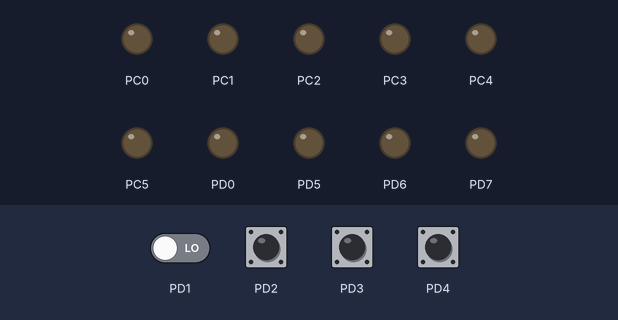
A program run on a simulated ATmega328P, built with avr-gcc and emulated at 8 MHz. Parts: output pins drawn as LEDs (lit = HIGH). Dashed ring = blinking. The inputs (shaded band) are chosen by the test bench; at power-on: PD2–4 HIGH, PD1 LOW.

Above: at 1.2 s.
1.3 s: PD3 pulled LOW for 0.15 s
At 1.8 s:
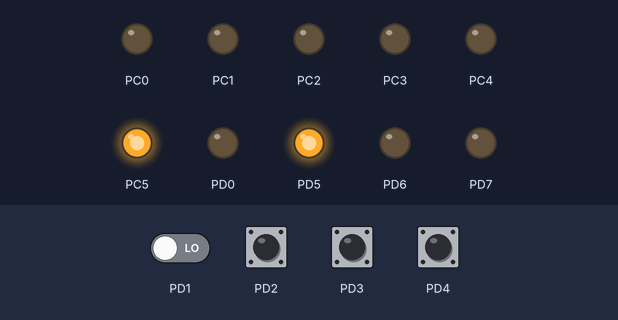
2.9 s: PD4 pulled LOW for 0.15 s
At 3.12 s:
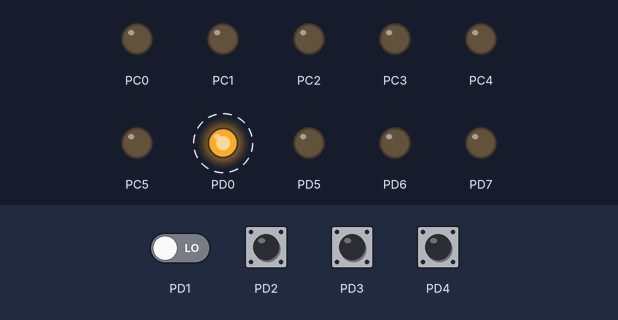
5.3 s: PD3 pulled LOW for 1 s
At 6.1 s:
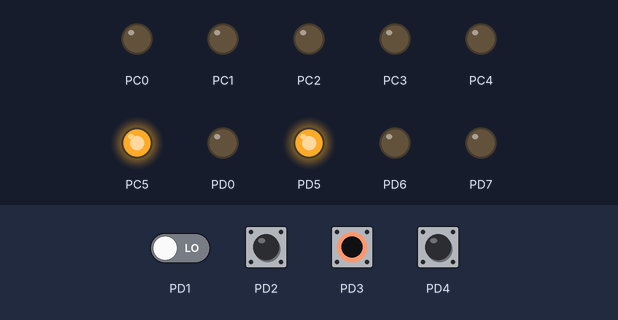
7.8 s: PD3 pulled LOW for 0.15 s
At 9.1 s:
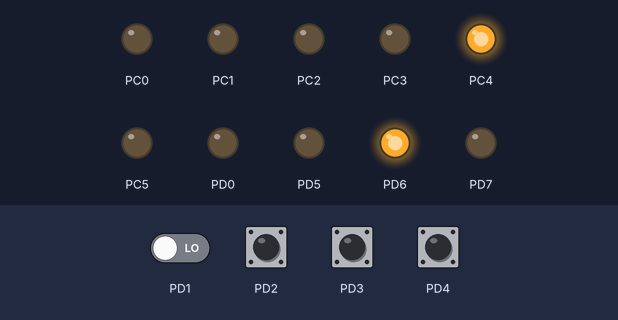
9.4 s: PD3 pulled LOW for 0.15 s
At 10.4 s:
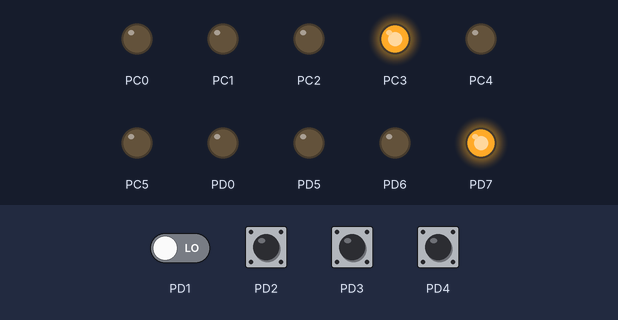
11.0 s: PD4 pulled LOW for 1 s
At 12.5 s:
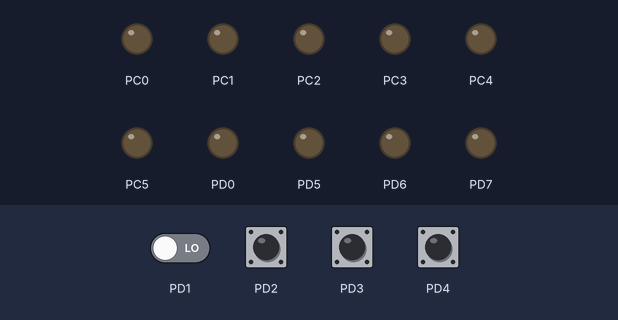
Timing chart, 0 to 14.0 s (numbered marks = the images above; inputs shaded):
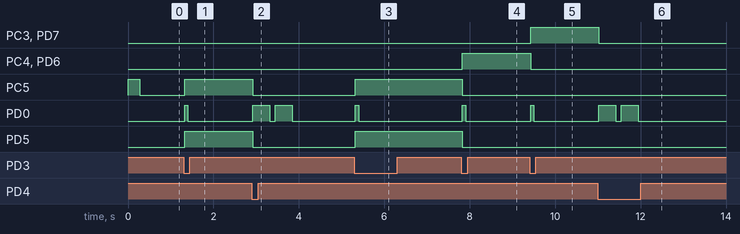

The program:

main.c
```c
#include <avr/interrupt.h>
#include <avr/io.h>
#include <stdbool.h>
#include <stdint.h>

#include "config.h"
#include "gpio.h"
#include "ir.h"

/*
 * AC400 firmware:
 * - Relays: active-high
 * - Buttons: active-low with internal pullups
 */

#define BUZZER_SHORT_MS 80
#define BUZZER_LONG_MS 400
#define BUZZER_GAP_MS 120

/* Timer0: 1ms system tick */
#define TIMER0_PRESCALE 64UL
#define TIMER0_OCR ((F_CPU / TIMER0_PRESCALE / 1000UL) - 1U)

#define IR_CMD_ON 0x30
#define IR_CMD_OFF 0x90
#define IR_CMD_TIME 0xA0

typedef enum { SPEED_OFF = 0, SPEED_LOW, SPEED_MID, SPEED_HIGH } speed_t;

typedef struct {
  uint8_t integrator;
  bool pressed;
} debounce_t;

static volatile uint32_t g_ms = 0;

static speed_t g_speed = SPEED_OFF;
static uint8_t g_timer_sel_hours = 0; /* 0,1,2,4 */
static uint32_t g_timer_seconds_remaining = 0;

static uint32_t g_buzzer_next_ms = 0;
static uint8_t g_buzzer_state = 0;
static uint8_t g_buzzer_beeps_remaining = 0;
static uint16_t g_buzzer_on_ms = 0;
static uint16_t g_buzzer_off_ms = 0;
static uint8_t g_buzzer_followup_shorts = 0;

static void buzzer_set(uint8_t on) { gpio_write(BUZZER_PIN, on ? 1 : 0); }

static void buzzer_start(uint8_t beeps, uint16_t on_ms, uint16_t off_ms) {
  if (beeps == 0)
    return;
  uint32_t now_ms;
  uint8_t sreg = SREG;
  cli();
  now_ms = g_ms;
  SREG = sreg;

  g_buzzer_followup_shorts = 0;
  g_buzzer_beeps_remaining = beeps;
  g_buzzer_on_ms = on_ms;
  g_buzzer_off_ms = off_ms;
  g_buzzer_state = 1;
  buzzer_set(1);
  g_buzzer_next_ms = now_ms + on_ms;
}

static void buzzer_start_timer(uint8_t shorts) {
  if (shorts == 0)
    return;
  buzzer_start(1, BUZZER_LONG_MS, BUZZER_GAP_MS);
  g_buzzer_followup_shorts = shorts;
}

static void buzzer_update(uint32_t now_ms) {
  if (g_buzzer_state == 0)
    return;
  if ((int32_t)(now_ms - g_buzzer_next_ms) < 0)
    return;

  if (g_buzzer_state == 1) {
    buzzer_set(0);
    g_buzzer_state = 2;
    g_buzzer_next_ms = now_ms + g_buzzer_off_ms;
  } else {
    if (g_buzzer_beeps_remaining > 1) {
      g_buzzer_beeps_remaining--;
      g_buzzer_state = 1;
      buzzer_set(1);
      g_buzzer_next_ms = now_ms + g_buzzer_on_ms;
    } else {
      g_buzzer_state = 0;
      g_buzzer_beeps_remaining = 0;
      if (g_buzzer_followup_shorts > 0) {
        uint8_t shorts = g_buzzer_followup_shorts;
        g_buzzer_followup_shorts = 0;
        buzzer_start(shorts, BUZZER_SHORT_MS, BUZZER_GAP_MS);
      }
    }
  }
}

static void update_leds(void) {
  gpio_write(LED1_PIN, g_timer_sel_hours == 1);
  gpio_write(LED2_PIN, g_timer_sel_hours == 2);
  gpio_write(LED3_PIN, g_timer_sel_hours == 4);

  gpio_write(LED4_PIN, g_speed == SPEED_HIGH);
  gpio_write(LED5_PIN, g_speed == SPEED_MID);
  gpio_write(LED6_PIN, g_speed == SPEED_LOW);
}

static void relays_all_off(void) {
  gpio_write(RELAY_LOW_PIN, 0);
  gpio_write(RELAY_MID_PIN, 0);
  gpio_write(RELAY_HIGH_PIN, 0);
}

static void set_speed(speed_t speed) {
  relays_all_off();
  g_speed = speed;
  if (speed == SPEED_LOW) {
    gpio_write(RELAY_LOW_PIN, 1);
  } else if (speed == SPEED_MID) {
    gpio_write(RELAY_MID_PIN, 1);
  } else if (speed == SPEED_HIGH) {
    gpio_write(RELAY_HIGH_PIN, 1);
  }
  update_leds();
}

static speed_t next_speed(speed_t s) {
  switch (s) {
  case SPEED_OFF:
    return SPEED_LOW;
  case SPEED_LOW:
    return SPEED_MID;
  case SPEED_MID:
    return SPEED_HIGH;
  default:
    return SPEED_LOW;
  }
}

static uint8_t next_timer_sel_hours(uint8_t h) {
  switch (h) {
  case 0:
    return 1;
  case 1:
    return 2;
  case 2:
    return 4;
  default:
    return 0;
  }
}

static void rotate_timer(void) {
  g_timer_sel_hours = next_timer_sel_hours(g_timer_sel_hours);

  if (g_timer_sel_hours == 0) {
    g_timer_seconds_remaining = 0;
  } else {
    g_timer_seconds_remaining = (uint32_t)g_timer_sel_hours * 3600UL;
  }

  if (g_timer_sel_hours > 0) {
    buzzer_start_timer(g_timer_sel_hours);
  }

  update_leds();
}

static bool debounce_update(debounce_t *db, bool raw_pressed) {
  const uint8_t max = 3;
  if (raw_pressed) {
    if (db->integrator < max)
      db->integrator++;
  } else {
    if (db->integrator > 0)
      db->integrator--;
  }

  bool new_pressed = (db->integrator >= max);
  bool pressed_event = (!db->pressed && new_pressed);
  db->pressed = new_pressed;
  return pressed_event;
}

static void io_init(void) {
  gpio_set_output(RELAY_LOW_PIN);
  gpio_set_output(RELAY_MID_PIN);
  gpio_set_output(RELAY_HIGH_PIN);
  relays_all_off();

  gpio_set_output(BUZZER_PIN);
  buzzer_set(0);

  gpio_set_input(ON_KEY_PIN, 1);
  gpio_set_input(OFF_KEY_PIN, 1);

  gpio_set_output(LED1_PIN);
  gpio_set_output(LED2_PIN);
  gpio_set_output(LED3_PIN);
  gpio_set_output(LED4_PIN);
  gpio_set_output(LED5_PIN);
  gpio_set_output(LED6_PIN);
  update_leds();
}

static void timer0_init(void) {
  TCCR0A = (1 << WGM01);
  TCCR0B = (1 << CS01) | (1 << CS00);
  OCR0A = (uint8_t)TIMER0_OCR;
  TIMSK0 = (1 << OCIE0A);
}

ISR(TIMER0_COMPA_vect) { g_ms++; }

void blink(void) {
  gpio_write(LED6_PIN, 1);
  for (volatile uint32_t i = 0; i < 60000UL; i++) {
  }
  gpio_write(LED6_PIN, 0);
  for (volatile uint16_t i = 0; i < 30000UL; i++) {
  }
}

void on_speed(void) {
  buzzer_start(1, BUZZER_SHORT_MS, BUZZER_GAP_MS);
  set_speed(next_speed(g_speed));
}

void turn_off(void) {
  if (g_speed != SPEED_OFF) {

    buzzer_start(2, BUZZER_LONG_MS, BUZZER_GAP_MS);
    set_speed(SPEED_OFF);
  }
  g_timer_sel_hours = 0;
  g_timer_seconds_remaining = 0;
  update_leds();
}

int main(void) {
  io_init();
  timer0_init();
  ir_init();
  blink();
  sei();

  debounce_t on_db = {0, false};
  debounce_t off_db = {0, false};

  uint32_t last_debounce_ms = 0;
  uint32_t last_second_ms = 0;

  for (;;) {
    uint32_t now_ms;
    cli();
    now_ms = g_ms;
    sei();

    buzzer_update(now_ms);

    if ((uint32_t)(now_ms - last_debounce_ms) >= 10) {
      last_debounce_ms += 10;

      bool on_raw = (gpio_read(ON_KEY_PIN) == 0);
      bool off_raw = (gpio_read(OFF_KEY_PIN) == 0);

      if (debounce_update(&on_db, on_raw)) {
        on_speed();
      }

      if (debounce_update(&off_db, off_raw)) {
        turn_off();
      }
    }

    uint8_t cmd;
    if (ir_take_command(&cmd)) {
      switch (cmd) {
      case IR_CMD_ON:
        on_speed();
        break;
      case IR_CMD_OFF:
        turn_off();
        break;
      case IR_CMD_TIME:
        if (g_speed != SPEED_OFF)
          rotate_timer();
      }
    }

    if ((uint32_t)(now_ms - last_second_ms) >= 1000) {
      last_second_ms += 1000;
      if (g_timer_seconds_remaining > 0 && g_speed != SPEED_OFF) {
        g_timer_seconds_remaining--;
        if (g_timer_seconds_remaining == 0) {
          g_timer_sel_hours = 0;
          set_speed(SPEED_OFF);
          buzzer_start(1, BUZZER_LONG_MS, BUZZER_GAP_MS);
        }
        update_leds();
      }
    }
  }
}
```

ir.c
```c
#include <avr/interrupt.h>
#include <avr/io.h>
#include <stdbool.h>
#include <stdint.h>

#include "config.h"
#include "gpio.h"
#include "ir.h"

/*
 * NEC IR receiver implementation using INT0 + Timer1.
 *
 * Assumes:
 *  - IR input on IR_PIN (INT0), active-low signal from receiver module
 *  - Timer1 free-running at 8/1024 MHz (/1024 on 8 MHz F_CPU)
 *
 * Public API:
 *  - void ir_init(void);
 *  - bool ir_take_command(uint8_t *cmd);
 */

volatile uint8_t ir_state;
volatile uint8_t ir_bitctr;
volatile uint8_t ir_tmp_value;
volatile uint8_t ir_tmp_keyhold;
volatile uint8_t ir_tmp_ovf;
volatile struct ir_struct ir;
volatile struct ir_struct ir_tmp;

void ir_reset_counter(void) {
  TCNT1H = 0xFF;
  TCNT1L = 0x00;
}

void ir_init(void) {
  TCCR1A = 0;
  TCCR1B = (1 << CS10) | (1 << CS12); // clk/1024
  TIMSK1 |= (1 << TOIE1);

  /* IR input: enable pullup */
  gpio_set_input(IR_PIN, 1);

  /* INT0 any logical change */
  EICRA = (1 << ISC00);
  EIMSK = (1 << INT0);

  ir_state = IR_BURST;
  ir_tmp_keyhold = 0;
  ir_tmp_ovf = 0;
  ir_reset_counter();
}

bool ir_take_command(uint8_t *cmd) {
  uint8_t sreg = SREG;
  cli();
  if (ir.status & 1 << IR_RECEIVED) {
    *cmd = ir.command;
    ir.status &= ~(1 << IR_RECEIVED);
    SREG = sreg;
    return true;
  }
  SREG = sreg;
  return false;
}

bool between(uint8_t value, uint8_t low, uint8_t high) {
  return value >= low && value <= high;
}

bool ir_received() { return !!(ir.status & 1 << IR_RECEIVED); }

void process_value() {
  if (ir_state == IR_ADDRESS) {
#ifdef PROTOCOL_NEC_EXTENDED
    ir_tmp.address_l = ir_tmp_value;
#else
    ir_tmp.address = ir_tmp_value;
#endif
    ir_state = IR_ADDRESS_INV;
  } else if (ir_state == IR_ADDRESS_INV) {
#ifdef PROTOCOL_NEC_EXTENDED
    ir_tmp.address_h = ~ir_tmp_value;
#else
    if ((ir_tmp.address ^ ~ir_tmp_value & 0xff) != 0) {
      ir_state = IR_BURST;
      return;
    }
#endif
    ir_state = IR_COMMAND;
  } else if (ir_state == IR_COMMAND) {
    ir_tmp.command = ir_tmp_value;
    ir_state = IR_COMMAND_INV;
  } else if (ir_state == IR_COMMAND_INV) {
    ir_state = IR_BURST;
    if ((ir_tmp.command ^ ~ir_tmp_value & 0xff) != 0) {
      return;
    }
    ir_tmp_keyhold = IR_HOLD_OVF;
#ifdef PROTOCOL_NEC_EXTENDED
    ir.address_l = ir_tmp.address_l;
    ir.address_h = ir_tmp.address_h;
#else
    ir.address = ir_tmp.address;
#endif
    ir.command = ir_tmp.command;
    ir.status |= (1 << IR_RECEIVED) | (1 << IR_SIGVALID);
  }
  ir_bitctr = 0;
  ir_tmp_value = 0;
}

ISR(INT0_vect) {
  uint8_t port_state = gpio_read(IR_PIN);
  uint8_t cnt_state = TCNT1L;

  if (ir_tmp_ovf != 0) {
    // overflow, ignore
    ir_tmp_ovf = 0;
    ir_state = IR_BURST;
    ir_reset_counter();
    return;
  }

  switch (ir_state) {
  case IR_BURST:
    if (port_state) {
      if (between(cnt_state, TIME_BURST_MIN, TIME_BURST_MAX)) {
        ir_state = IR_GAP;
        ir_reset_counter();
      }
    } else {
      ir_reset_counter();
    }
    break;

  case IR_GAP:
    if (!port_state) {
      if (between(cnt_state, TIME_GAP_MIN, TIME_GAP_MAX)) {
        ir_state = IR_ADDRESS;
        ir_tmp_value = 0;
        ir_bitctr = 0;
        ir.status &= ~(1 << IR_KEYHOLD);
        ir_reset_counter();
        break;
      } else if (between(cnt_state, TIME_HOLD_MIN, TIME_HOLD_MAX) &&
                 ir.status & (1 << IR_SIGVALID)) {
        ir.status |= (1 << IR_KEYHOLD);
        ir_tmp_keyhold = IR_HOLD_OVF;
      }
    }
    ir_state = IR_BURST;
    break;

  case IR_ADDRESS:
  case IR_ADDRESS_INV:
  case IR_COMMAND:
  case IR_COMMAND_INV:
    if (port_state) {
      if (between(cnt_state, TIME_PULSE_MIN, TIME_PULSE_MAX)) {
        ir_reset_counter();
        break;
      }
      // should not happen
      ir_state = IR_BURST;
      break;
    }
    {
      bool has_value = false;
      bool value = false;
      if (between(cnt_state, TIME_ZERO_MIN, TIME_ZERO_MAX)) {
        has_value = true;
      } else if (between(cnt_state, TIME_ONE_MIN, TIME_ONE_MAX)) {
        has_value = true;
        value = true;
      }
      if (!has_value) {
        ir_state = IR_BURST;
        break;
      }
      if (value) {
        ir_tmp_value |= (1 << ir_bitctr++);
      } else {
        ir_tmp_value &= ~(1 << ir_bitctr++);
      }
    }
    ir_reset_counter();
    if (ir_bitctr >= 8) {
      process_value();
    }
    break;
  }
}

ISR(TIMER1_OVF_vect) {
  ir_reset_counter();
  ir_tmp_ovf = 1;
  if (ir_tmp_keyhold > 0) {
    ir_tmp_keyhold--;
    if (ir_tmp_keyhold == 0)
      ir.status &= ~((1 << IR_KEYHOLD) | (1 << IR_SIGVALID));
  }
}
```

ir.h
```c
#ifndef IR_H
#define IR_H

#include <stdbool.h>
#include <stdint.h>

/*
 * NEC IR receiver interface
 *
 * - Uses INT0 for edge timing capture
 * - Uses Timer1 as a free-running timebase
 *
 * ir_init() must be called once during startup.
 * ir_take_command() returns true and writes the command byte when ready.
 */

// #define PROTOCOL_NEC_EXTENDED

// AGC Burst, 9ms typ; in 8.5-9.5ms
#define TIME_BURST_MIN 65
#define TIME_BURST_MAX 75

// Gap after AGC Burst, 4.5ms typ, in 4-5ms
#define TIME_GAP_MIN 30
#define TIME_GAP_MAX 40

// Gap (key hold) after AGC Burst, 2.25ms typ, in 2-2.6ms
#define TIME_HOLD_MIN 15
#define TIME_HOLD_MAX 20

// Short pulse for each bit, 560us typ, in 400-700us
#define TIME_PULSE_MIN 2
#define TIME_PULSE_MAX 7

// Gap for logical 0, 560us typ, in 400-700us
#define TIME_ZERO_MIN 2
#define TIME_ZERO_MAX 7

// Gap for logical 1, 1.69ms typ, in 1.4-1.9ms
#define TIME_ONE_MIN 9
#define TIME_ONE_MAX 19

// Definition for state machine
enum ir_state_t {
  IR_BURST,
  IR_GAP,
  IR_ADDRESS,
  IR_ADDRESS_INV,
  IR_COMMAND,
  IR_COMMAND_INV
};

// Definition for status bits
#define IR_RECEIVED 0 // Received new command
#define IR_KEYHOLD 1  // Key hold
#define IR_SIGVALID 2 // Valid signal (Internal used)

// Timer Overflows till keyhold flag is cleared
#define IR_HOLD_OVF 5

// Struct definition
struct ir_struct {
#ifdef PROTOCOL_NEC_EXTENDED
  uint8_t address_l;
  uint8_t address_h;
#else
  uint8_t address;
#endif
  uint8_t command;
  uint8_t status;
};

// Global status structure
extern volatile struct ir_struct ir;

void ir_init(void);
bool ir_take_command(uint8_t *cmd);

#endif // IR_H
```

config.h
```c
#ifndef CONFIG_H
#define CONFIG_H

#include "gpio.h"
#include <avr/io.h>
#include <stdint.h>

/*
 * Board configuration: signal mappings for ATmega328P
 *
 * - LEDs: PC0..PC5
 * - Buzzer: PD0
 * - IR: PD2 (INT0)
 * - Keys: PD3 (ON), PD4 (OFF)
 * - Relays: PD5 (LOW), PD6 (MID), PD7 (HIGH)
 */

#define LED1_PIN PIN_ENCODE(PORT_C, 0)
#define LED2_PIN PIN_ENCODE(PORT_C, 1)
#define LED3_PIN PIN_ENCODE(PORT_C, 2)
#define LED4_PIN PIN_ENCODE(PORT_C, 3)
#define LED5_PIN PIN_ENCODE(PORT_C, 4)
#define LED6_PIN PIN_ENCODE(PORT_C, 5)

#define BUZZER_PIN PIN_ENCODE(PORT_D, 0)
#define IR_PIN PIN_ENCODE(PORT_D, 2)
#define ON_KEY_PIN PIN_ENCODE(PORT_D, 3)
#define OFF_KEY_PIN PIN_ENCODE(PORT_D, 4)

#define RELAY_LOW_PIN PIN_ENCODE(PORT_D, 5)
#define RELAY_MID_PIN PIN_ENCODE(PORT_D, 6)
#define RELAY_HIGH_PIN PIN_ENCODE(PORT_D, 7)

#endif // CONFIG_H
```

gpio.c
```c
#include "gpio.h"
#include <avr/io.h>

void gpio_init(void) {}

void gpio_dir_set(uint8_t pin, uint8_t out) {
  uint8_t port = PIN_TO_PORT(pin);
  uint8_t bit = PIN_TO_BIT(pin);
  volatile uint8_t *ddr = PORT_TO_DDR(port);
  if (out)
    *ddr |= (1 << bit);
  else
    *ddr &= ~(1 << bit);
}

uint8_t gpio_pin_read(uint8_t pin) {
  uint8_t port = PIN_TO_PORT(pin);
  uint8_t bit = PIN_TO_BIT(pin);
  volatile uint8_t *pinreg = PORT_TO_PIN(port);
  return ((*pinreg) & (1 << bit)) ? 1 : 0;
}

void gpio_set_input(uint8_t pin, uint8_t pullup) {
  gpio_dir_set(pin, 0);
  gpio_pin_write(pin, pullup ? 1 : 0);
}

uint8_t gpio_read(uint8_t pin) { return gpio_pin_read(pin); }

void gpio_pin_write(uint8_t pin, uint8_t v) {
  uint8_t port = PIN_TO_PORT(pin);
  uint8_t bit = PIN_TO_BIT(pin);
  volatile uint8_t *portreg = PORT_TO_REG(port);
  if (v)
    *portreg |= (1 << bit);
  else
    *portreg &= ~(1 << bit);
}

void gpio_set_output(uint8_t pin) { gpio_dir_set(pin, 1); }

void gpio_write(uint8_t pin, uint8_t v) { gpio_pin_write(pin, v); }
```

gpio.h
```c
#ifndef DRV_GPIO_H
#define DRV_GPIO_H
#include <avr/io.h>
#include <stdint.h>

/*
 * Pin mapping helpers used by gpio.c
 * Pins encoded as: (port << 3) | bit
 */

/* Port identifiers */
#define PORT_B 0
#define PORT_C 1
#define PORT_D 2

/* Pin encoding helpers */
#define PIN_ENCODE(port, bit) (((port) << 3) | ((bit) & 0x7))
#define PIN_TO_PORT(p) (((p) >> 3) & 0x03)
#define PIN_TO_BIT(p) ((p) & 0x07)

/* Register mapping helpers */
#define PORT_TO_DDR(port)                                                      \
  ((port) == PORT_B ? &DDRB : (port) == PORT_C ? &DDRC : &DDRD)
#define PORT_TO_REG(port)                                                      \
  ((port) == PORT_B ? &PORTB : (port) == PORT_C ? &PORTC : &PORTD)
#define PORT_TO_PIN(port)                                                      \
  ((port) == PORT_B ? &PINB : (port) == PORT_C ? &PINC : &PIND)

void gpio_init(void);
void gpio_set_output(uint8_t pin);
void gpio_set_input(uint8_t pin, uint8_t pullup);
void gpio_write(uint8_t pin, uint8_t v);
uint8_t gpio_read(uint8_t pin);

void gpio_dir_set(uint8_t pin, uint8_t out);
void gpio_pin_write(uint8_t pin, uint8_t v);
uint8_t gpio_pin_read(uint8_t pin);

#endif // DRV_GPIO_H
```

Measured:
- after the input at 1.3 s, PC5, PD5: LOW → HIGH at once; PD0: LOW → HIGH at once, → LOW 0.08 s later
- after the input at 2.9 s, PC5, PD5: HIGH → LOW at once; PD0: alternates HIGH for 0.40 s and LOW for 0.12 s, 4 changes in all, then stays LOW, starting at once
- after the input at 5.3 s, PC5, PD5: LOW → HIGH at once; PD0: LOW → HIGH at once, → LOW 0.08 s later
- after the input at 7.8 s, PC4, PD6: LOW → HIGH at once; PC5, PD5: HIGH → LOW at once; PD0: LOW → HIGH at once, → LOW 0.08 s later
- after the input at 9.4 s, PC3, PD7: LOW → HIGH at once; PC4, PD6: HIGH → LOW at once; PD0: LOW → HIGH at once, → LOW 0.08 s later
- after the input at 11.0 s, PC3, PD7: HIGH → LOW at once; PD0: alternates HIGH for 0.40 s and LOW for 0.12 s, 4 changes in all, then stays LOW, starting at once
